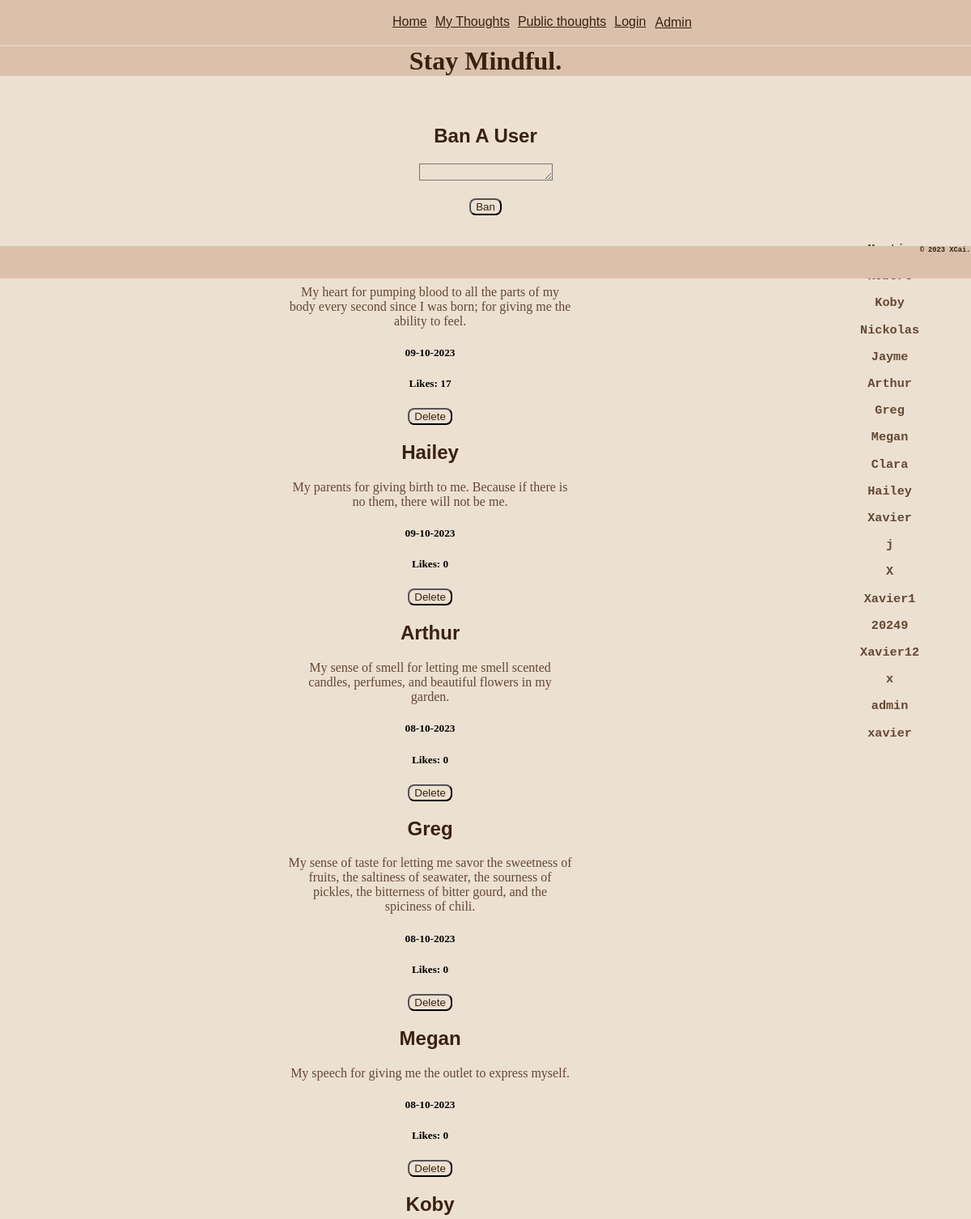
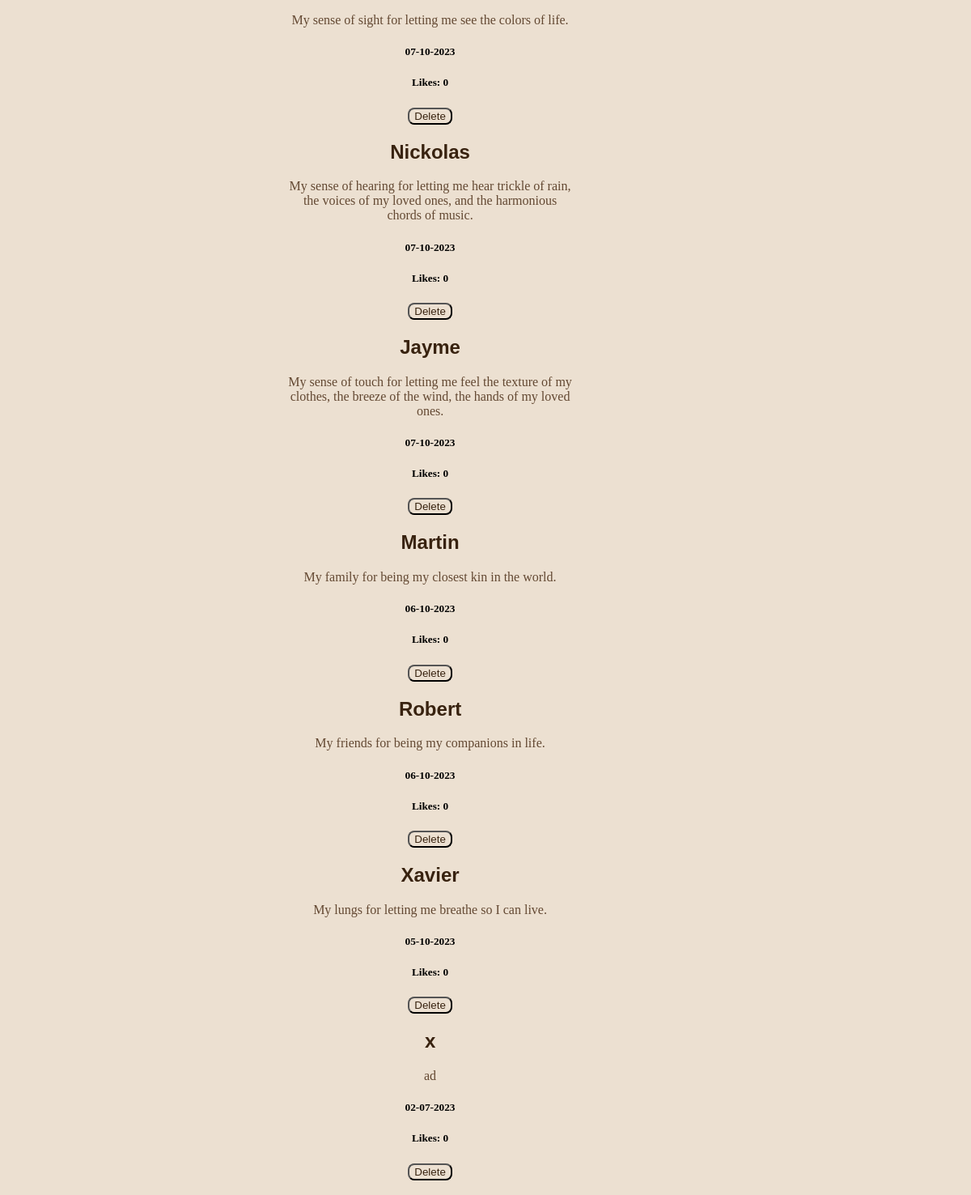
/admin, run on an earlier commit of the app's database (2 pictures, top to bottom).
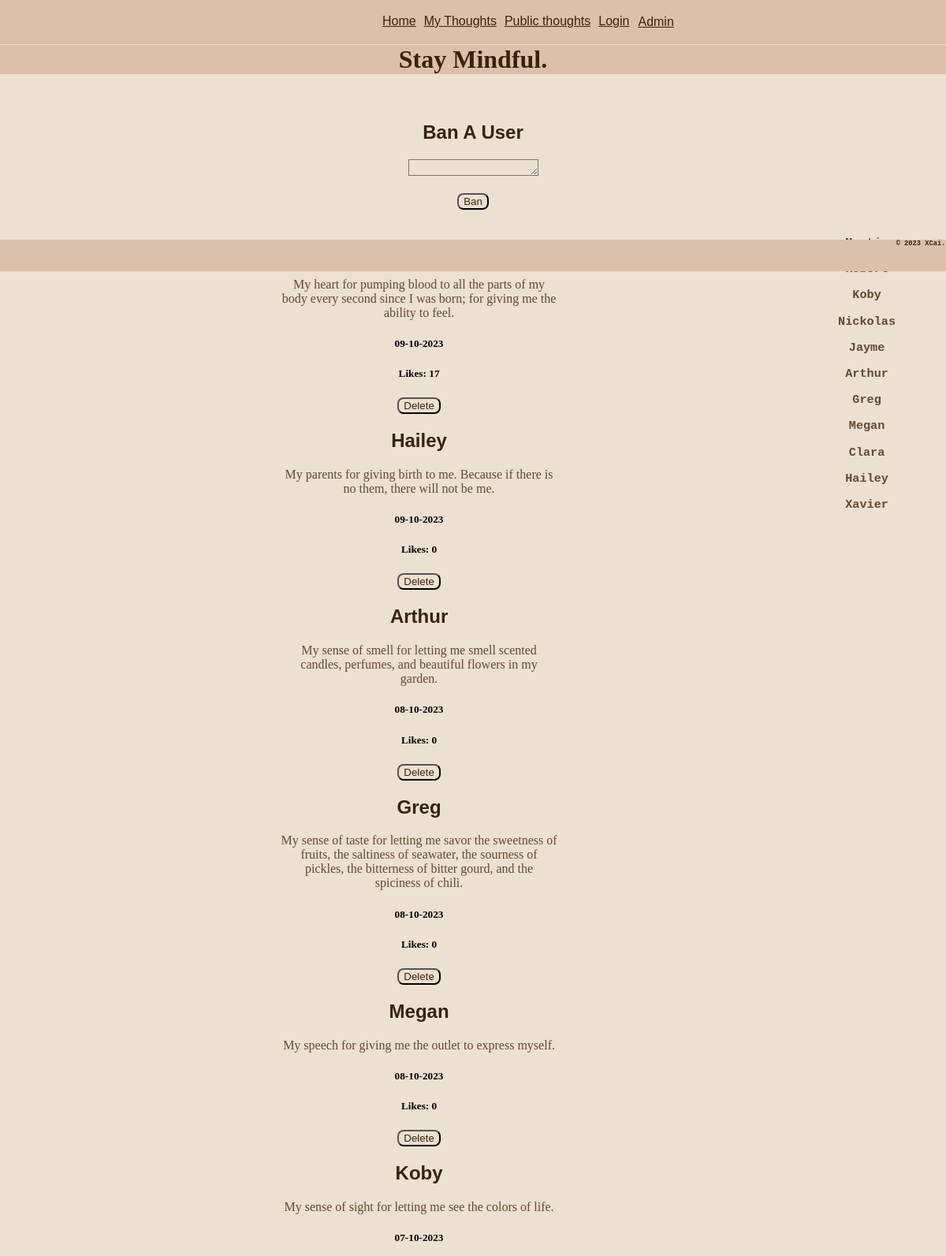
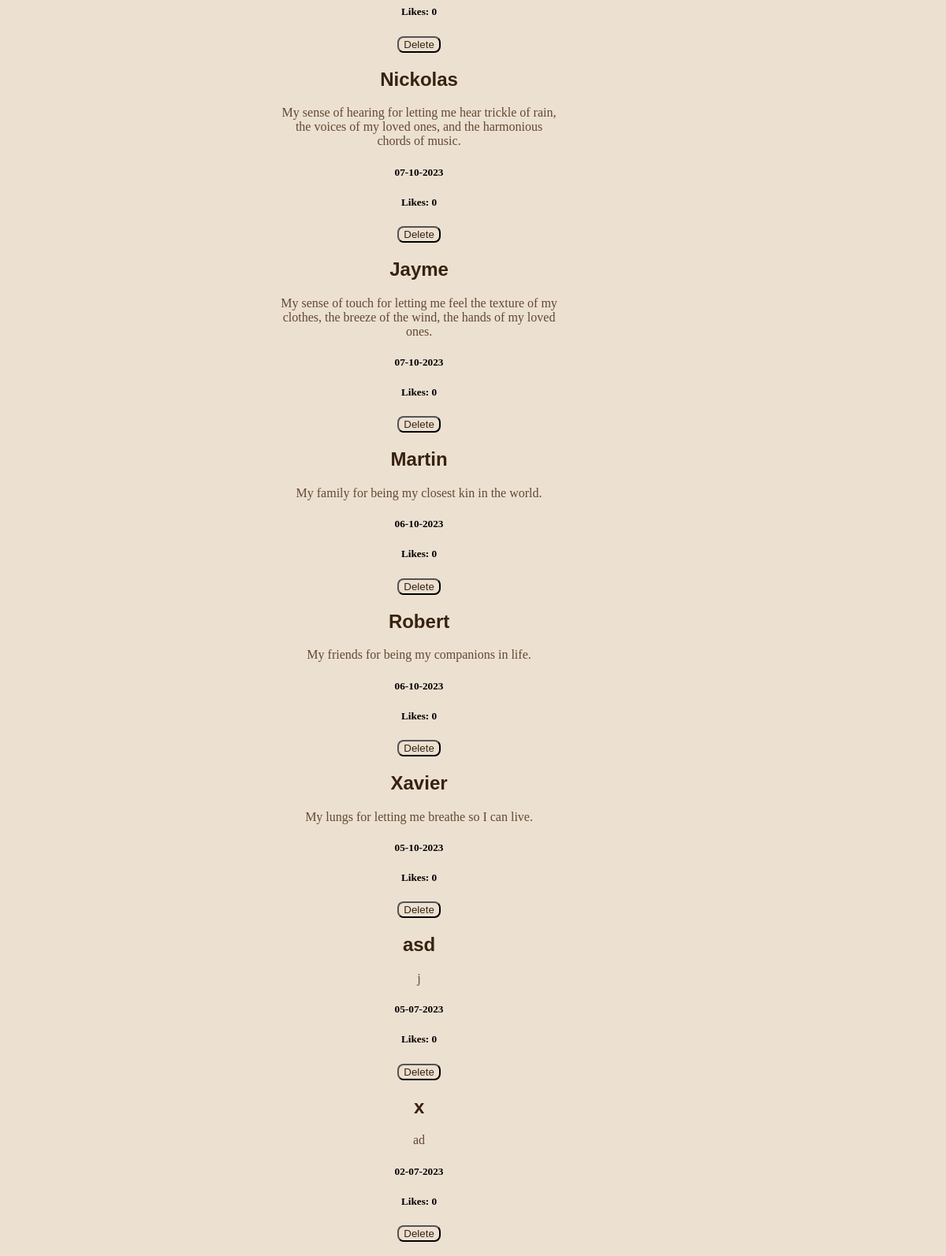
And on a later commit of the database (2 pictures, top to bottom).
### tables this page shows
CREATE TABLE Gratitude_idea (id INTEGER PRIMARY KEY REFERENCES LikedPosts (id), date TEXT, username TEXT, content TEXT, like_count INTEGER DEFAULT (0), favorited INTEGER);

CREATE TABLE User (id INTEGER PRIMARY KEY, username TEXT REFERENCES LikedPosts (user), password TEXT);

### routes.py (the view)
@app.route('/admin', methods=['GET','POST'])
def admin():
    conn = sqlite3.connect("mindful.db")
    cur = conn.cursor()
    cur.execute('SELECT username, content, date, id, like_count FROM Gratitude_idea ORDER BY date DESC')
    results = cur.fetchall()
    cur.execute('SELECT username FROM User')
    results1 = cur.fetchall()
    return render_template("admin.html", results=results, results1=results1)

### templates/admin.html (shortened to what this page needs)
{% extends 'layout.html' %}
{% block content %}
<form action="/ban_user" method="post">
    <h2><label for="username">Ban A User</label></h2>
    <textarea class="input" required name="username" id="username" cols="18" rows="1" maxlength="120"></textarea>
    <br><br>
    <button class="button">Ban</button>
</form>
<div class="admindiv">
    {% for results in results %}
    <h2>
    {{ results[0] }}
    </h2>
    <p>
    {{ results[1] }}
    </p>
    <h5>
    {{results[2]}}
    </h5>
    <h5>
    Likes: {{results[4]}}
    </h5>
    <form action="/delete_post" method="post">
        <button class="button">Delete</button>
    </form>
    {% endfor %}
</div>
<div class="admindiv">
    {% for results1 in results1 %}
    <h3>{{results1[0]}}</h3>
    {% endfor %}
</div>
{% endblock %}

### templates/layout.html (shortened to what this page needs)
<!DOCTYPE html>
<html lang="en">
    <link rel="stylesheet" href="/static/styles.css">
<head>
</head>
<div>
    <nav>
        {% include "nav.html" %}
    </nav>
</div>
<body>
    <header>
        {% include "header.html" %}
    </header>
    <div>
        <main>
            {% block content %}
            {% endblock %}
        </main>
    </div>
</body>
<footer>
    {% include "footer.html" %}
</footer>
</html>

### templates/nav.html
<div id="nav">
        <a class="nav_element" href="/">Home</a>
        <a class="nav_element" href="/my_posts">My Thoughts</a>
        <a class="nav_element" href="/public_posts">Public thoughts</a>
        <a class="nav_element" href="/loginpage">Login</a>
        <form action="/adminlogin" method="post">
        <button id="admin">Admin</button>
        </form>
</div>

### templates/header.html
<h1>Stay Mindful.</h1>

### templates/footer.html
<h6 id="footer_text">&copy; 2023 XCai.</h4>

### static/styles.css (style rules this page uses)
header { background-color: #dbc1ac; }
footer { background-color: #dbc1ac; position: sticky; top: 100%; height: 2.5rem; width: 100%; }
body { background-color: #ece0d1; margin: auto; text-align: center; }
div { padding-top: 1.5%; padding-bottom: 1.5%; }
.admindiv { float: left; }
.nav_element { padding-left: 5px; padding-right: 5px; }
#nav { position:fixed; top:0%; width: 100%; background-color: #dbc1ac; display: flex; padding-left: 40%; }
h1 { font-family: cursive; color: #38220f; }
h2 { font-family: sans-serif; color: #38220f; }
h3 { font-family: monospace; color: #634832; }
h6 { font-family: monospace; color: #38220f; }
p { font-family: cursive; color: #634832; width: 33%; margin: auto; }
a { font-family: sans-serif; color: #38220f; }
form { font-family: sans-serif; color: #38220f; }
.button { background-color: #ece0d1; color: #38220f; border-radius: 8px; }
.input { background-color: #ece0d1; }
#admin { background-color: #dbc1ac; color: #38220f; border: none; text-decoration: underline; font-family: sans-serif; font-size: medium; }

What changed in the data, as far as the page shows it:
removed User: username "j"
removed User: username "X"
removed User: username "Xavier1"
removed User: username "20249"
removed User: username "Xavier12"
removed User: username "x"
removed User: username "admin"
removed User: username "xavier"
added Gratitude_idea: username "asd", content "j", date "05-07-2023", like_count "0"
